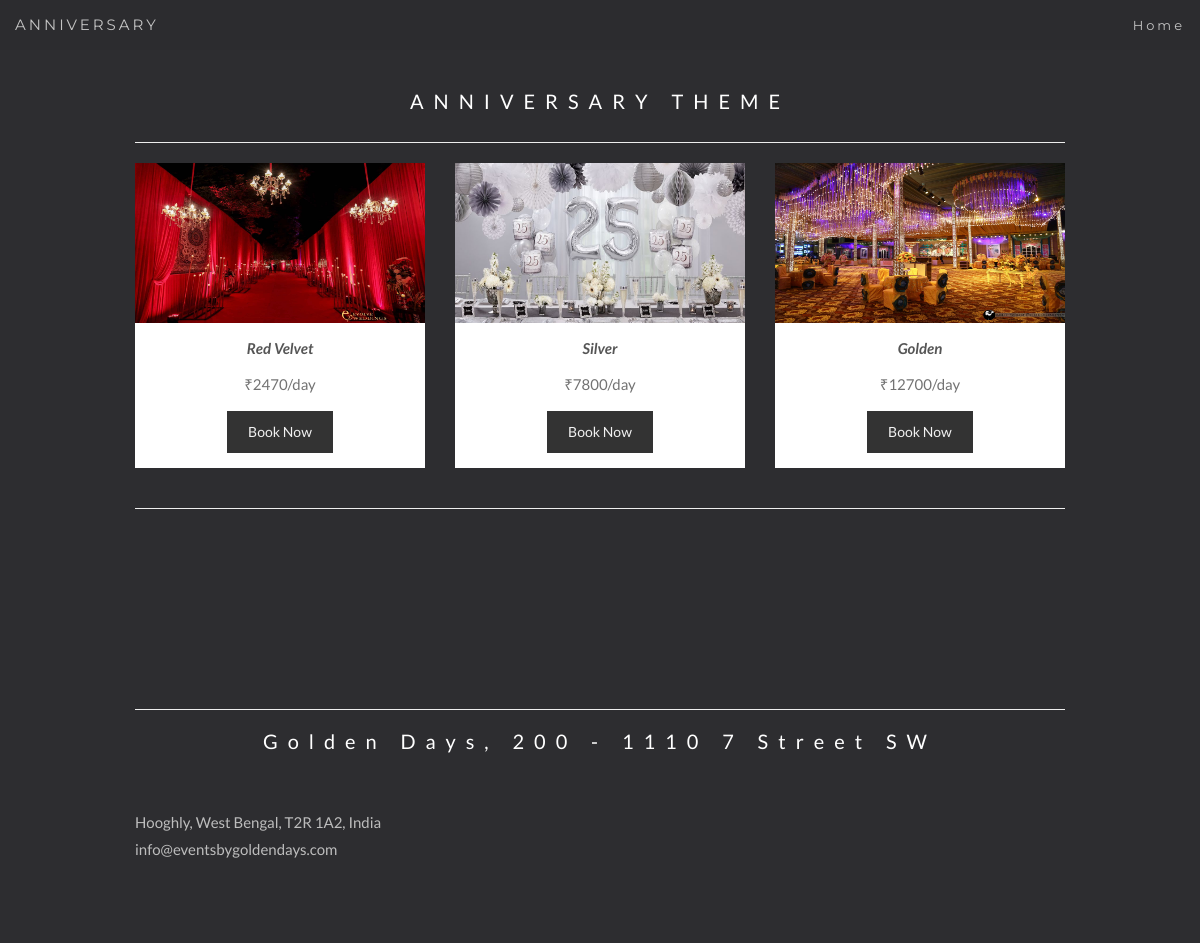
The page /Wedding/anniversary_theme/ on the database its author committed.
### baseApp/models.py (models this page shows, shortened)
class AnniTheme(models.Model):
    theme_name = models.CharField(max_length=100,blank=True,)
    package=  models.CharField(max_length=30)
    desc= models.CharField(max_length=500,blank=True)
    log= models.DateTimeField(auto_now_add=True)
    picture= models.ImageField(upload_to="Anni",blank=True)
    back_pic= models.ImageField(upload_to="Anni",blank=True)
    servicefor=  models.ForeignKey(ServiceFor,on_delete=models.CASCADE,default=1)

### baseApp/views.py (the view, shortened to what this page needs)
# urls.py: path('anniversary_theme/',views.anniversary_theme,name='anniversary_theme'),
def anniversary_theme (request):
	thm= AnniTheme.objects.all()
	return render(request,'anniversary_theme.html',{'thm':thm})

### templates/anniversary_theme.html (shortened to what this page needs)
{% extends 'anniversary_base.html'%}
{%load static%}
{% load app_extras %}
{% block bodyblock %}
<link rel="stylesheet" href="https://cdnjs.cloudflare.com/ajax/libs/font-awesome/4.7.0/css/font-awesome.min.css">
<div class="container">
  <h3 class="text-center">ANNIVERSARY THEME</h3>
  <hr class="featurette-divider">
{% if thm %}
  <div class="row text-center">
    {% for item in thm %}
    <div class="col-sm-4">
      <div class="thumbnail">
        {% if item.picture %}
        <img src="{{item.picture.url}}" style="width:300px; height:160px;">
        {% endif %}
        <p class="text-center"><strong>{{item.theme_name}}</strong></p>
        <p>
          <div class="row text-center" style="color:#737373">
            ₹{{item.package}}/day
          </div>
        </p>
      <button class="btn" data-toggle="modal" data-target="#myModal{{item.id}}">Book Now</button>
      </div>
    </div>
{% endfor %}
  </div>
  <hr class="featurette-divider">
{% else %}
  <h3 class="text-center">No Data Available now</h3>
{% endif %}
{% endblock %}

### templates/anniversary_base.html (style rules this page uses)
html { height: 100%; }
body { min-height: 100%; width: 100vw; font: 400 15px/1.8 Lato, sans-serif; color: #777; overflow-x: hidden; }
h3, h4 { margin: 10px 0 30px 0; letter-spacing: 10px; font-size: 20px; color: #111; }
.container { padding: 80px 120px; }
.bg-1 h3 { color: #fff; }
.bg-1 p { font-style: italic; }
.thumbnail { padding: 0 0 15px 0; border: none; border-radius: 0; }
.thumbnail p { margin-top: 15px; color: #555; }
.btn { padding: 10px 20px; background-color: #333; color: #f1f1f1; border-radius: 0; transition: .2s; }

### rows shown on the page
AnniTheme: picture (picture), theme_name "Red Velvet", package "2470"
AnniTheme: picture (picture), theme_name "Silver", package "7800"
AnniTheme: picture (picture), theme_name "Golden", package "12700"
